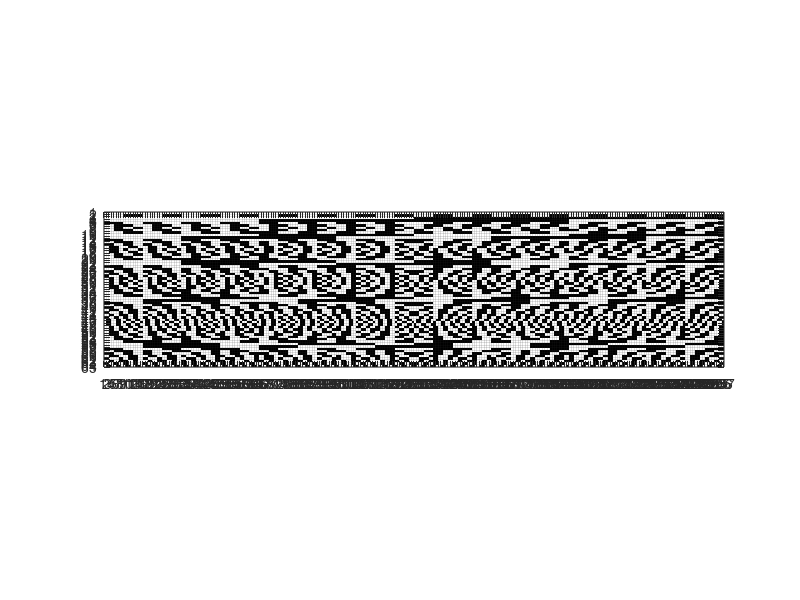

Source code (MATLAB): (Note: this script raises an error after producing the figure.)
clear;
close all;
clc;
profile on
UpFolder = fileparts(pwd);
addpath(fullfile(UpFolder, 'libraries/l1magic/Optimization'));
addpath(fullfile(UpFolder, 'libraries/l1magich/Measurements'));
addpath(fullfile(UpFolder, 'libraries/l1magic/Data'));
addpath(fullfile(UpFolder, 'libraries/spgl1-1.9'));
addpath(fullfile(UpFolder, 'libraries/SL0'));
addpath(fullfile(UpFolder, 'libraries/TwIST_v2'));
addpath(fullfile(UpFolder, 'libraries/lzw'));
addpath(fullfile(UpFolder, 'libraries/pureAC'));
addpath(fullfile(UpFolder, 'libraries/'));
addpath(fullfile(UpFolder, 'libraries/BallLabsAlgo'));
addpath(fullfile(UpFolder, 'Frame\'));

imageOriginalPath = 'E:\Research\Frame\';
imageFiles = [dir(fullfile(imageOriginalPath,'*png'));
              dir(fullfile(imageOriginalPath,'*tiff'));
              dir(fullfile(imageOriginalPath,'*tif'));
              dir(fullfile(imageOriginalPath,'*jpg'));
              dir(fullfile(imageOriginalPath,'*bmp'));
              dir(fullfile(imageOriginalPath,'*mat'))];
numFiles = length(imageFiles);
%___SIMULATION SETUPS___
simulation_parameter.macro_block_size                = 16;
simulation_parameter.n                               = simulation_parameter.macro_block_size^2; % NOTE: small error still present after increasing m;
simulation_parameter.measurement_matrix_lists        = [64];
simulation_parameter.measurement_matrix_construction = 'binary_walsh_hadamard_zigzag';
simulation_parameter.reconstruction_algorithm        = 'l1_eq_pd';
simulation_parameter.transformation_algorithm        = 'ifwht';
simulation_parameter.color_mode                      = 'gray';

for matrix_loop = 1:length(simulation_parameter.measurement_matrix_lists)
    reset = 1;
    switch simulation_parameter.measurement_matrix_lists(matrix_loop)
        case {256}
            simulation_parameter.m             = simulation_parameter.measurement_matrix_lists(matrix_loop);
            simulation_parameter.sampling_rate = 1;
        case {192}
            simulation_parameter.m             = simulation_parameter.measurement_matrix_lists(matrix_loop);
            simulation_parameter.sampling_rate = 0.75;
        case {128}
            simulation_parameter.m             = simulation_parameter.measurement_matrix_lists(matrix_loop);
            simulation_parameter.sampling_rate = 0.50;
        case {64}
            simulation_parameter.m             = simulation_parameter.measurement_matrix_lists(matrix_loop);
            simulation_parameter.sampling_rate = 0.25;        
        case {32}
            simulation_parameter.m             = simulation_parameter.measurement_matrix_lists(matrix_loop);
            simulation_parameter.sampling_rate = 0.1250;
        case {16}
            simulation_parameter.m             = simulation_parameter.measurement_matrix_lists(matrix_loop);
            simulation_parameter.sampling_rate = 0.0625;
        case {8}
            simulation_parameter.m             = simulation_parameter.measurement_matrix_lists(matrix_loop);
            simulation_parameter.sampling_rate = 0.03125;
        case {4}
            simulation_parameter.m             = simulation_parameter.measurement_matrix_lists(matrix_loop);
            simulation_parameter.sampling_rate = 0.015625;
        case {2}
            simulation_parameter.m             = simulation_parameter.measurement_matrix_lists(matrix_loop);
            simulation_parameter.sampling_rate = 0.0078125;
    end

    switch simulation_parameter.measurement_matrix_construction
        case 'binary_random'
            simulation_parameter.phi = randi([0, 1], [simulation_parameter.m, simulation_parameter.n]); % This will give you a friendly measurement matrix (M must smaller than N)
        case 'binary_walsh_hadamard'
            hadamard_matrix          = hadamard(simulation_parameter.n);
            HadIdx                   = 0:simulation_parameter.n-1;       % Hadamard index
            M                        = log2(simulation_parameter.n)+1;    % Number of bits to represent the index
            binHadIdx                = fliplr(dec2bin(HadIdx,M))-'0';     % Bit reversing of the binary index
            binSeqIdx                = zeros(simulation_parameter.n,M-1); % Pre-allocate memory
            for k = M:-1:2
                % Binary sequency index
                binSeqIdx(:,k) = xor(binHadIdx(:,k),binHadIdx(:,k-1));
            end
            SeqIdx                   = binSeqIdx*pow2((M-1:-1:0)');   % Binary to integer sequency index
            walshMatrix              = hadamard_matrix(SeqIdx+1,:);   % 1-based indexing
            simulation_parameter.phi = max(walshMatrix(1:simulation_parameter.m,1:simulation_parameter.n), 0);
        case 'binary_walsh_hadamard_zigzag'
            hadamard_matrix          = hadamard(simulation_parameter.n);
            HadIdx                   = 0:simulation_parameter.n-1;        % Hadamard index
            M                        = log2(simulation_parameter.n)+1;    % Number of bits to represent the index
            binHadIdx                = fliplr(dec2bin(HadIdx,M))-'0';     % Bit reversing of the binary index
            binSeqIdx                = zeros(simulation_parameter.n,M-1); % Pre-allocate memory
            for k = M:-1:2
                % Binary sequency index
                binSeqIdx(:,k) = xor(binHadIdx(:,k),binHadIdx(:,k-1));
            end
            SeqIdx                   = binSeqIdx*pow2((M-1:-1:0)');   % Binary to integer sequency index
            walshMatrix              = hadamard_matrix(SeqIdx+1,:);   % 1-based indexing
            simulation_parameter.phi = max(walshMatrix,0);
            sub_phi.x                = zeros(1, size(simulation_parameter.phi,1)/simulation_parameter.macro_block_size) + simulation_parameter.macro_block_size;
            sub_phi.y                = zeros(1, size(simulation_parameter.phi,2)/simulation_parameter.macro_block_size) + simulation_parameter.macro_block_size;
            simulation_parameter.phi = mat2cell(simulation_parameter.phi, sub_phi.x, sub_phi.y);
            %___Re-order to AC DC
            t=0;
            l=size(simulation_parameter.phi);
            sum_=l(2)*l(1);  %calculating the M*N
            for d=2:sum_
             c=rem(d,2);  %checking whether even or odd
                for i=1:l(1)
                    for j=1:l(2)
                        if((i+j)==d)
                            t=t+1;
                            if(c==0)
                            simulation_parameter.phi_temp(t,:) = simulation_parameter.phi{j,d-j}(:)';
                            else          
                            simulation_parameter.phi_temp(t,:) = simulation_parameter.phi{d-j,j}(:)';
                            end
                         end    
                     end
                 end
            end
            simulation_parameter.phi = max(simulation_parameter.phi_temp(1:simulation_parameter.m,1:simulation_parameter.n),0);
        case 'binary_walsh_hadamard_hubert'
        case 'binary_hadamard'
            hadamard_matrix          = hadamard(simulation_parameter.n);  
            simulation_parameter.phi = max(hadamard_matrix,0);
            sub_phi.x                = zeros(1, size(simulation_parameter.phi,1)/simulation_parameter.macro_block_size) + simulation_parameter.macro_block_size;
            sub_phi.y                = zeros(1, size(simulation_parameter.phi,2)/simulation_parameter.macro_block_size) + simulation_parameter.macro_block_size;
            simulation_parameter.phi = mat2cell(simulation_parameter.phi, sub_phi.x, sub_phi.y);
            %___Re-order to AC DC
            t=0;
            l=size(simulation_parameter.phi);
            sum_=l(2)*l(1);  %calculating the M*N
            for d=2:sum_
             c=rem(d,2);  %checking whether even or odd
                for i=1:l(1)
                    for j=1:l(2)
                        if((i+j)==d)
                            t=t+1;
                            if(c==0)
                            simulation_parameter.phi_temp(t,:) = simulation_parameter.phi{j,d-j}(:)';
                            else          
                            simulation_parameter.phi_temp(t,:) = simulation_parameter.phi{d-j,j}(:)';
                            end
                         end    
                     end
                 end
            end
            simulation_parameter.phi = max(simulation_parameter.phi_temp(1:simulation_parameter.m,1:simulation_parameter.n),0);
    end
    
    mat = simulation_parameter.phi;  % Your sample matrix
    [r, c] = size(mat);                          % Get the matrix size
    imagesc((1:c)+0.5, (1:r)+0.5, mat);          % Plot the image
    colormap(gray);                              % Use a gray colormap
    axis equal                                   % Make axes grid sizes equal
    set(gca, 'XTick', 1:(c+1), 'YTick', 1:(r+1), ...  % Change some axes properties
             'XLim', [1 c+1], 'YLim', [1 r+1], ...
             'GridLineStyle', '-', 'XGrid', 'on', 'YGrid', 'on');
    %___THETA___
    %___NOTE: Avoid calculating Psi (nxn) directly to avoid memory issues___
    theta = zeros(simulation_parameter.m,simulation_parameter.n);
    for theta_loop = 1:simulation_parameter.n
        ek = zeros(1,simulation_parameter.n);
        ek(theta_loop) = 1;
        switch simulation_parameter.transformation_algorithm
            case 'idct'
                simulation_parameter.psi = idct2(ek)';
            case 'ifwht'
                simulation_parameter.psi = ifwht(ek)';
        end
        simulation_parameter.theta(:,theta_loop) = simulation_parameter.phi*simulation_parameter.psi;
    end
        frame_index = 1;
        for frame_number = 1:1
            frame_number
            %___LOAD IMAGE___
            load_frame = imread(imageFiles(frame_number).name);
            if(strcmp(simulation_parameter.color_mode,'rgb') || strcmp(simulation_parameter.color_mode,'RGB'))
                frame = load_frame(:,:,:);
                frame = frame(1:640, 1:640, :);
                plane = 3;
            else
                frame = rgb2gray(load_frame);
                frame = frame(1:640, 1:640, :);
                plane = 1;
            end

            %___RESET STATE___
            sub_block.x = zeros(1, size(frame,1)/simulation_parameter.macro_block_size) + simulation_parameter.macro_block_size;
            sub_block.y = zeros(1, size(frame,2)/simulation_parameter.macro_block_size) + simulation_parameter.macro_block_size;
            for i = 1:plane
                frame_temp(:,:,i) = mat2cell(frame(:,:,i), sub_block.x, sub_block.y);
            end
            %___RESET STATE___
            if(reset == 1)
                reset                               = 0;
                bits                                = 0;
                quantization.quantization_parameter = zeros(simulation_parameter.m, 1);
                y.up_encoder                        = zeros((simulation_parameter.m), size(frame,2)/simulation_parameter.macro_block_size);
                y.up_decoder                        = zeros((simulation_parameter.m), size(frame,2)/simulation_parameter.macro_block_size);
                y.left_encoder                      = zeros(simulation_parameter.m, 1);
                y.up_left_encoder                   = zeros(simulation_parameter.m, 1);
                y.up_right_encoder                  = zeros(simulation_parameter.m, 1);
                y.dc_encoder                        = zeros(simulation_parameter.m, 1);
                y.left_decoder                      = zeros(simulation_parameter.m, 1);
                y.up_left_decoder                   = zeros(simulation_parameter.m, 1);
                y.up_right_decoder                  = zeros(simulation_parameter.m, 1);
                y.dc_decoder                        = zeros(simulation_parameter.m, 1);
                y.predicted_encoder                 = zeros(simulation_parameter.m, 1);
                y.measurement                       = cell(size(sub_block.x,2), size(sub_block.y,2), plane);
                y.residual                          = cell(size(sub_block.x,2), size(sub_block.y,2), plane);
                y.combine                           = cell(size(sub_block.x,2), size(sub_block.y,2), plane);
                y.quantized                         = cell(size(sub_block.x,2), size(sub_block.y,2), plane);
                y.dequantized                       = cell(size(sub_block.x,2), size(sub_block.y,2), plane);
                temp_padding                        = zeros(size(frame,1)+2, size(frame,2)+2, plane);
                res_temp_padding                    = zeros(size(frame,1)+2, size(frame,2)+2, plane);
                reconstructed_image                 = cell(size(sub_block.x,2), size(sub_block.y,2), plane);
                res_reconstructed_image             = cell(size(sub_block.x,2), size(sub_block.y,2), plane);
                quantitative_metrices.coded_bit     = zeros(1,3);
                quantitative_metrices.psnr          = zeros(1,3);
                quantitative_metrices.ssim          = zeros(1,3);
                modes                               = zeros(size(frame,1)/simulation_parameter.macro_block_size, size(frame,2)/simulation_parameter.macro_block_size, plane);
                res_video_buffer                    = zeros(size(frame,1), size(frame,2), plane, 100);
                video_buffer                        = zeros(size(frame,1), size(frame,2), plane, 100);
                for i = 1:size(sub_block.x, 2)
                    for j = 1:size(sub_block.y, 2)
                        for k = 1:plane
                            y.measurement{i,j,k}           = zeros(simulation_parameter.m, 1);
                            y.combine{i,j,k}               = zeros(simulation_parameter.m, 1);
                            y.residual{i,j,k}              = zeros(simulation_parameter.m, 1);
                            y.quantized{i,j,k}             = zeros(simulation_parameter.m, 1);
                            y.dequantized{i,j,k}           = zeros(simulation_parameter.m, 1);
                            reconstructed_image{i,j,k}     = zeros(simulation_parameter.m, 1);
                            res_reconstructed_image{i,j,k} = zeros(simulation_parameter.m, 1);
                        end
                    end
                end
            end
            bpp=0;
            %___THE RANDOM PROJECTION___
            disp('Random prejection...');
            for k = 1:plane
                for i = 1:size(frame,1)/simulation_parameter.macro_block_size
                    for j = 1:size(frame,2)/simulation_parameter.macro_block_size
                       one_block_image(:,:,k) = reshape(frame_temp{i,j,k},simulation_parameter.macro_block_size^2,1);
                       y.measurement{i,j,k}   = BCS_encoder(double(one_block_image(:,:,k)), simulation_parameter.phi); %___Sampling
                    end
                end
            end
            disp('Intra-Frame Coding...');
            for k = 1:plane
                for i = 1:size(frame,1)/simulation_parameter.macro_block_size
                    for j = 1:size(frame,2)/simulation_parameter.macro_block_size
                        [y.predicted_encoder, modes(i,j,k)] = coding_method(y.measurement{i,j,k}, ...
                                                                            simulation_parameter.phi, ...
                                                                            i, ...
                                                                            j, ...
                                                                            simulation_parameter.macro_block_size, ...
                                                                            simulation_parameter.m, ...
                                                                            simulation_parameter.n, ...
                                                                            y.left_encoder, ...
                                                                            y.up_encoder(:,j), ...
                                                                            y.up_left_encoder, ...
                                                                            y.up_right_encoder, ...
                                                                            'intra_frame_coding');

                        y.residual{i,j,k} = y.measurement{i,j,k} - y.predicted_encoder;
                        
                        %___Quantization___
                        bit_depth                                  = 2^1; % compute number of levles
                        quantization.quantization_parameter(i,j,k) = round(255/bit_depth); % compute step size of uniform quantizer
                        y.quantized{i,j,k}                         = round(y.residual{i,j,k}/quantization.quantization_parameter(i,j,k));  %compute quantized image
                        %__Next iteration__
                        y.left_encoder                             = round(y.quantized{i,j,k}*quantization.quantization_parameter(i,j,k)) + y.predicted_encoder;
                        y.up_encoder(:,j)                          = round(y.quantized{i,j,k}*quantization.quantization_parameter(i,j,k)) + y.predicted_encoder;
                        bits                                       = bits + measurement_entropy(y.measurement{i,j,k},960*720);
                    end
                end
            end
            
            disp('Arithmatic Encoding Started');
            ac_t.message = cell2mat(y.quantized);
            for k = 1:plane
                ac_t.message_temp_1 = ac_t.message(:,:,k)';
                ac_t.message_temp_2 = char(reshape(ac_t.message_temp_1.',1,[])')';
                [ac_t.message_coded, ac_t.message_counts, ac_t.message_table] = Arith_Code(ac_t.message_temp_2);
                %___Save to storage with METADATA____
                Header(1,k).message_coded  = (ac_t.message_coded);
                Header(1,k).message_counts = (ac_t.message_counts);
                Header(1,k).message_table  = (ac_t.message_table);
            end
            save('CS_compressed.cseg2020','Header','-mat'); % Save Compress data "Header"
            
                                            %%%%%%%%%%%%%%%%%%%%
                                            %%%%% CHANNALS %%%%%
                                            %%%%%%%%%%%%%%%%%%%%
                
            dec = load('cs_compressed.cseg2020', '-mat'); % Read compress data from the file
            %----------------Reciever part--------------
            disp('Arithmatic Decoding Started');
            for k = 1:plane
                ac_r.message_coded  = dec.Header(1,k).message_coded;
                ac_r.message_counts = dec.Header(1,k).message_counts;
                ac_r.message_table  = dec.Header(1,k).message_table;
                ac_r.message(:,:,k) = Arith_Decode(ac_r.message_coded,ac_r.message_counts,ac_r.message_table);
            end
            
%             disp(['Recieved message is    ',ac_r.message]);
%             if(ac_t.message(:,:,:)==ac_r.message(:,:,:))
%                 disp('Succesfully Recieved');
%             else
%                 disp('Sorry not recieved successfully');
%             end

            %___Package translation___
            disp('Package translation to decoding format');
            first_member_position = 1;
            last_member_position = simulation_parameter.m;
            for k = 1:plane
                for i = 1:size(frame,1)/simulation_parameter.macro_block_size
                    for j = 1:size(frame,2)/simulation_parameter.macro_block_size
                        y.streaming_received{i,j,k} = ac_r.message(first_member_position:last_member_position)';
                        first_member_position       = last_member_position + 1;
                        last_member_position        = last_member_position + simulation_parameter.m;        
                    end
                end
            end
            
            disp('Just go have some coffee, leave this to professional...');
            for k = 1:plane
                for i = 1:size(frame,1)/simulation_parameter.macro_block_size
                    for j = 1:size(frame,2)/simulation_parameter.macro_block_size
                       %___DE-QUANTIZATION___ 
                       y.dequantized{i,j,k} = (y.streaming_received{i,j,k})*quantization.quantization_parameter(i,j,k);
                       if(modes(i,j,k) == 1)
                          y.combine{i,j,k} = y.dequantized{i,j,k} + y.left_decoder;
                       elseif(modes(i,j,k) == 2)
                          y.combine{i,j,k} = y.dequantized{i,j,k} + y.up_decoder(:,j);
                       elseif(modes(i,j,k) == 3)
                          y.combine{i,j,k} = y.dequantized{i,j,k} + (y.left_decoder + y.up_decoder(:,j))/2;
                       else
                          y.combine{i,j,k} = y.dequantized{i,j,k};
                       end

                       %__Next iteration__
                      y.left_decoder         = y.combine{i,j,k};
                      y.up_decoder(:,j)      = y.combine{i,j,k};

                      reconstructed_image{i,j,k} = BCS_reconstruction(y.combine{i,j,k}, ...
                                                                      simulation_parameter.theta, ...
                                                                      simulation_parameter.phi, ...
                                                                      simulation_parameter.transformation_algorithm, ...
                                                                      simulation_parameter.reconstruction_algorithm, ...
                                                                      simulation_parameter.macro_block_size);
                    end
                end
            end
            disp('Finished...');
            %___FINAL PROCESS ZONE___%
            for k = 1:plane
                if(plane == 3)
                   temp_padding(:,:,k) = padarray(floor(cell2mat(reconstructed_image(:,:,k))),[1 1],'symmetric','both');
                else
                   temp_padding = padarray(floor(cell2mat(reconstructed_image(:,:))),[1 1],'symmetric','both'); %padding
                end

                %___Overlapped Filtering___ Y X
                for i = 2:size(temp_padding,1)-1
                    for j = 2:size(temp_padding,2)-1
                        video_buffer(i-1,j-1,k,frame_number) = round((temp_padding(i,j,k)+temp_padding(i,j-1,k)+temp_padding(i,j+1,k))/3);
                    end
                end
                %___WINER___
                video_buffer(:,:,k,frame_number) = wiener2(video_buffer(:,:,k,frame_number),[3 3]);
                video_buffer(:,:,k,frame_number) = medfilt2(video_buffer(:,:,k,frame_number),[3 3]);
%                 %___Interpolation___
%                 V  = single(video_buffer(:,:,k,frame_number));
%                 Vq = interp2(V,5);
            end
        %___RESET FOR NEW FRAME___
%         y.buffer_up_encoder      = zeros((m), size(frame,2)/macro_block_size);
%         y.buffer_left_encoder    = zeros(m, 1);
%         y.buffer_dc_encoder      = zeros(m, 1);
%         y.buffer_cp_encoder      = (zeros(m, 1));
%         y.buffer_up_decoder      = zeros((m), size(frame,2)/macro_block_size);
%         y.buffer_left_decoder    = zeros(m, 1);
%         y.buffer_dc_decoder      = zeros(m, 1);
%         y.buffer_cp_decoder      = (zeros(m, 1));
%         y.buffer_cp_encoder(1)   = 0;
%         y.buffer_cp_encoder(2:m) = 0;
%         y.buffer_cp_decoder(1)   = 0;
%         y.buffer_cp_decoder(2:m) = 0;
%         modes                    = zeros(size(frame,1)/macro_block_size, size(frame,2)/macro_block_size, plane);

        %___QUATITATIVE MATRICES___
%         quantitative_metrices.storage_size(frame_number) = ByteSize(Header);
          quantitative_metrices.psnr(frame_number)         = PSNR(uint8(video_buffer(:,:,:,frame_number)), frame);
          quantitative_metrices.ssim(frame_number)         = ssim(uint8(video_buffer(:,:,:,frame_number)), frame);
%         bits                                             = 0;
         imwrite(uint8(video_buffer(100:200,100:200,:,frame_number)),'cropped64.bmp');
         imwrite(uint8(video_buffer(:,:,:,frame_number)),'64.bmp');
      end

%     save(fullfile(strcat('PSNR_RedKayak_', num2str(sampling_rate),'_Qp_', num2str(2^log2(M)), '.mat')), 'quantitative_metrices.psnr');
%     save(fullfile(strcat('SSIM_RedKayak_', num2str(sampling_rate),'_Qp_', num2str(2^log2(M)), '.mat')), 'quantitative_metrices.ssim');
%     save(fullfile(strcat('BPP_RedKayak_' , num2str(sampling_rate),'_Qp_', num2str(2^log2(M)), '.mat')), 'quantitative_metrices.bpp');
% 
%     video_out = VideoWriter(fullfile(strcat('RedKayak', ...
%                                             '_Frame_Skip_', num2str(sampling_rate), ...
%                                             '_', measurement_matrix_construction, ...
%                                             '_', quantitative_metrices.reconstruction_algorithm, ...
%                                             '_', quantitative_metrices.transformation_algorithm, ...
%                                             '_', color_mode, ...
%                                             '_Linear_Filter', ...
%                                             '.avi')), 'Uncompressed AVI'); %create the video object
%     video_out.FrameRate = 30;                                    
%     open(video_out); %open the file for writing
%     for loop = 1:frame_number-1
%        writeVideo(video_out, uint8(video_buffer(:,:,:,loop)));
%     end
%     close(video_out);
end
profile report
profile off